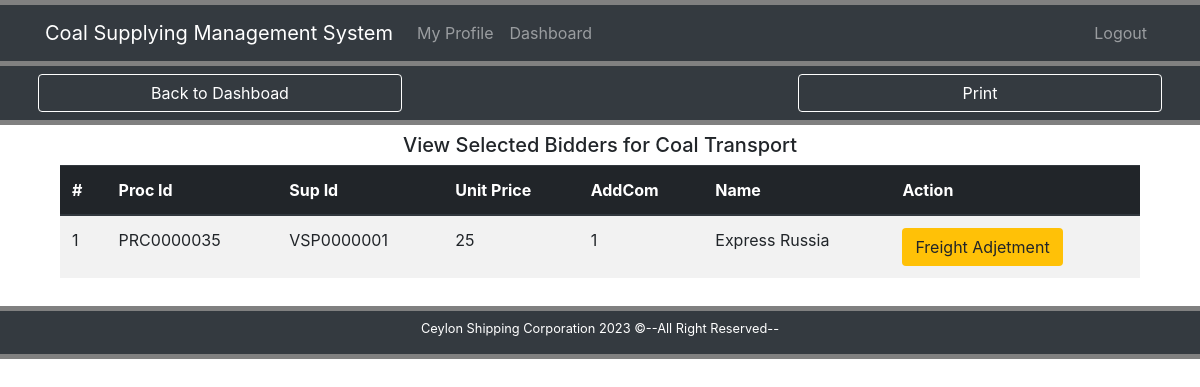
Screenshot of /viewAgreedBidT.php with the database file from the repository.
### tables this page shows
CREATE TABLE `laycan` (
  `id` int(10) NOT NULL,
  `procId` varchar(10) NOT NULL,
  `supId` varchar(10) NOT NULL,
  `laycan1` varchar(50) NOT NULL,
  `qty1` int(15) NOT NULL,
  `laycan2` varchar(50) NOT NULL,
  `qty2` int(15) NOT NULL,
  `laycan3` varchar(50) NOT NULL,
  `qty3` int(15) NOT NULL,
  `decision` varchar(20) NOT NULL
);

CREATE TABLE `offertrans` (
  `id` int(10) NOT NULL,
  `supId` varchar(10) NOT NULL,
  `procId` varchar(10) NOT NULL,
  `datetime` varchar(20) NOT NULL,
  `qty` int(15) NOT NULL,
  `unitprice` float NOT NULL,
  `addcom` float NOT NULL,
  `total` float NOT NULL,
  `results` varchar(15) NOT NULL
);

CREATE TABLE `vesselsupplier` (
  `id` int(10) NOT NULL,
  `supId` varchar(10) NOT NULL,
  `cName` varchar(50) NOT NULL,
  `address` varchar(100) NOT NULL,
  `telephone` varchar(15) NOT NULL,
  `fax` varchar(15) NOT NULL,
  `email` varchar(50) NOT NULL,
  `vessel` varchar(10) NOT NULL,
  `coalSupply` varchar(15) NOT NULL,
  `experience` varchar(20) NOT NULL,
  `exDoc` varchar(50) NOT NULL,
  `regDoc` varchar(50) NOT NULL,
  `finDoc` varchar(50) NOT NULL,
  `datetime` varchar(50) NOT NULL,
  `type` varchar(20) NOT NULL,
  `status` varchar(20) NOT NULL,
  `password` varchar(10) NOT NULL
);

### viewAgreedBidT.php (the view, shortened to what this page needs)
<?php require_once("include/function.php");?>
<!DOCTYPE html>
<html lang="en">
<head>
	<link rel="stylesheet" href="css/bootstrap.css">
	<link rel="stylesheet" href="css/style.css">
</head>
<body>
	<div style="height:5px; background: gray;"></div>
	<nav class="navbar navbar-expand-lg bg-dark navbar-dark">
		<div class="container">
			<a href="#" class="navbar-brand">Coal Supplying Management System</a>
			<div class="collapse navbar-collapse" id="navbarcollapse">
			<ul class="navbar-nav mr-auto">
				<li class="nav-item">
					<a href="#" class="nav-link">My Profile</a>
				</li>
				<li class="nav-item">
					<a href="dashCManager.php" class="nav-link">Dashboard</a>
				</li>
			</ul>
			<ul class="navbar-nav">
				<li class="nav-item">
					<a href="login.php" class="nav-link">Logout</a>
				</li>
			</ul>
			</div>
		</div>
	</nav>
	<div style="height:5px; background: gray;"></div>
	<header class="text-white bg-dark">
		<div class="container">
			<div class="row">
				<div class="col-lg-4 p-2">
					<a href="dashCManager.php" class="btn btn-dark btn-block" style="border-color:white;">Back to Dashboad</a>
				</div>
				<div class="col-lg-4 p-2">
				</div>
				<div class="col-lg-4 p-2">
					<form class="" action="viewProc.php" method="Post" enctype="multipart/form-data">
						<button type="print" style="border-color:white;" name="print" id="print" class="btn btn-dark btn-block">Print</button>
					</form>
				</div>
			</div>
		</div>
	</header>
	<div style="height:5px; background: gray;"></div>
	<section class="container py-2 mb-1">
		<div class="row">
			<div class="col-lg-12">
			<div class="row">
				<div class="col-md-12">
					<h5 class="text-center">View Selected Bidders for Coal Transport</h5>
				</div>
			</div>
			<div class="col-lg-12">
				<table class="table table-striped table-hover">
					<thead class="thead-dark">
					<tr>
						<th>#</th>
						<th>Proc Id</th>
						<th>Sup Id</th>
						<th>Unit Price</th>
						<th>AddCom</th>
						<th>Name</th>
						<th>Action</th>
					</tr>
					</thead>
					<?php
					$sql = "SELECT * FROM laycan
					INNER JOIN offertrans
					ON laycan.procId = offertrans.procId AND laycan.supId = offertrans.supId
					INNER JOIN vesselsupplier
					ON offertrans.supId = vesselsupplier.supId
					WHERE laycan.decision='Agreed'";
					$stmt = $ConnectingDB->query($sql);
					$sr=0;
					while ($dataRaws = $stmt->fetch()) {
						$id = $dataRaws["id"];
						$procId = $dataRaws["procId"];
						$supId = $dataRaws["supId"];
						$unitprice = $dataRaws["unitprice"];
						$addcom = $dataRaws["addcom"];
						$name = $dataRaws["cName"];
						$sr++;
					?>
					<tbody>
					<tr>
						<td><?php echo $sr; ?></td>
						<td><?php echo $procId; ?></td>
						<td><?php echo $supId; ?></td>
						<td><?php echo $unitprice; ?></td>
						<td><?php echo $addcom; ?></td>
						<td><?php echo $name; ?></td>
						<td><a href="calculation.php?id=<?php echo $id;?>"><span class="btn bg-warning">Freight Adjetment</span></a></td>
					</tr>
					<?php } ?>
				</table>
			</div>
		</div>
	</section>
	<div style="height:5px; background: gray;"></div>
	<footer class="bg-dark text-white">
		<div class="container">
			<div class="row pt-2">
				<div class="col">
					<p class="lead text-center small">Ceylon Shipping Corporation <span id="year"></span> &copy;--All Right Reserved--</p>
				</div>
			</div>
		</div>
	</footer>
	<div style="height:5px; background: gray;"></div>
</body>
</html>

### rows the page displays
laycan: offertrans.procId "PRC0000035", vesselsupplier.supId "VSP0000001", offertrans.unitprice "25", offertrans.addcom "1", vesselsupplier.cName "Express Russia"
